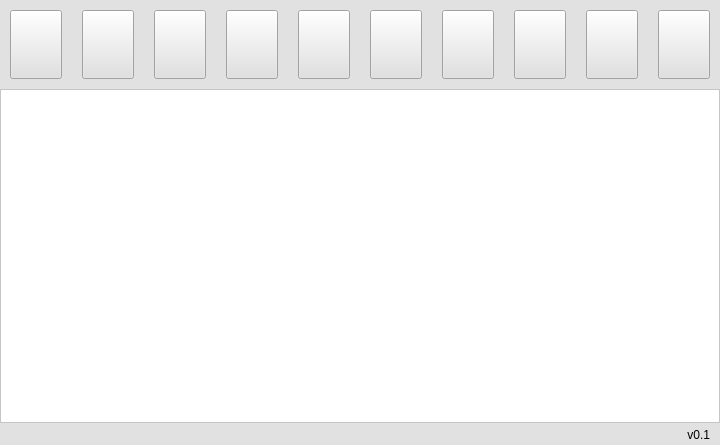
<?xml version="1.0" encoding="UTF-8"?>
<ui version="4.0">
 <class>MainWindow</class>
 <widget class="QMainWindow" name="MainWindow">
  <property name="enabled">
   <bool>true</bool>
  </property>
  <property name="geometry">
   <rect>
    <x>0</x>
    <y>0</y>
    <width>720</width>
    <height>445</height>
   </rect>
  </property>
  <property name="sizePolicy">
   <sizepolicy hsizetype="Preferred" vsizetype="Preferred">
    <horstretch>80</horstretch>
    <verstretch>230</verstretch>
   </sizepolicy>
  </property>
  <property name="minimumSize">
   <size>
    <width>0</width>
    <height>0</height>
   </size>
  </property>
  <property name="maximumSize">
   <size>
    <width>9999</width>
    <height>9999</height>
   </size>
  </property>
  <property name="font">
   <font>
    <pointsize>12</pointsize>
   </font>
  </property>
  <property name="contextMenuPolicy">
   <enum>Qt::NoContextMenu</enum>
  </property>
  <property name="windowTitle">
   <string>MainWindow</string>
  </property>
  <property name="styleSheet">
   <string notr="true">background-color: rgb(225, 225, 225);</string>
  </property>
  <widget class="QWidget" name="centralWidget">
   <property name="sizePolicy">
    <sizepolicy hsizetype="Preferred" vsizetype="Preferred">
     <horstretch>0</horstretch>
     <verstretch>0</verstretch>
    </sizepolicy>
   </property>
   <property name="styleSheet">
    <string notr="true"/>
   </property>
   <layout class="QGridLayout" name="gridLayout" rowstretch="20,75,5">
    <property name="leftMargin">
     <number>0</number>
    </property>
    <property name="topMargin">
     <number>0</number>
    </property>
    <property name="rightMargin">
     <number>0</number>
    </property>
    <property name="bottomMargin">
     <number>0</number>
    </property>
    <property name="spacing">
     <number>0</number>
    </property>
    <item row="0" column="0">
     <layout class="QHBoxLayout" name="Botoes">
      <property name="spacing">
       <number>0</number>
      </property>
      <property name="sizeConstraint">
       <enum>QLayout::SetDefaultConstraint</enum>
      </property>
      <property name="bottomMargin">
       <number>0</number>
      </property>
      <item>
       <widget class="QPushButton" name="Novo">
        <property name="sizePolicy">
         <sizepolicy hsizetype="Preferred" vsizetype="Preferred">
          <horstretch>0</horstretch>
          <verstretch>0</verstretch>
         </sizepolicy>
        </property>
        <property name="maximumSize">
         <size>
          <width>90</width>
          <height>90</height>
         </size>
        </property>
        <property name="toolTip">
         <string>&lt;html&gt;&lt;head/&gt;&lt;body&gt;&lt;p&gt;&lt;span style=&quot; color:#000000;&quot;&gt;(Ctrl+N) Nova tabela&lt;/span&gt;&lt;/p&gt;&lt;/body&gt;&lt;/html&gt;</string>
        </property>
        <property name="styleSheet">
         <string notr="true">QPushButton{
border-image: url(:/imgs/imgs/arquivo.png);
margin: 10px;
}</string>
        </property>
        <property name="text">
         <string/>
        </property>
       </widget>
      </item>
      <item>
       <widget class="QPushButton" name="Calendario">
        <property name="sizePolicy">
         <sizepolicy hsizetype="Preferred" vsizetype="Preferred">
          <horstretch>0</horstretch>
          <verstretch>0</verstretch>
         </sizepolicy>
        </property>
        <property name="maximumSize">
         <size>
          <width>90</width>
          <height>90</height>
         </size>
        </property>
        <property name="toolTip">
         <string>&lt;html&gt;&lt;head/&gt;&lt;body&gt;&lt;p&gt;&lt;span style=&quot; color:#000000;&quot;&gt;Calendário&lt;/span&gt;&lt;/p&gt;&lt;/body&gt;&lt;/html&gt;</string>
        </property>
        <property name="styleSheet">
         <string notr="true">QPushButton{
border-image: url(:/imgs/imgs/calendario.png);
margin: 10px;
}</string>
        </property>
        <property name="text">
         <string/>
        </property>
       </widget>
      </item>
      <item>
       <widget class="QPushButton" name="Salvar">
        <property name="sizePolicy">
         <sizepolicy hsizetype="Preferred" vsizetype="Preferred">
          <horstretch>0</horstretch>
          <verstretch>0</verstretch>
         </sizepolicy>
        </property>
        <property name="maximumSize">
         <size>
          <width>90</width>
          <height>90</height>
         </size>
        </property>
        <property name="toolTip">
         <string>&lt;html&gt;&lt;head/&gt;&lt;body&gt;&lt;p&gt;&lt;span style=&quot; color:#000000;&quot;&gt;(Ctrl+S) Salvar arquivo&lt;/span&gt;&lt;/p&gt;&lt;/body&gt;&lt;/html&gt;</string>
        </property>
        <property name="styleSheet">
         <string notr="true">QPushButton{
border-image: url(:/imgs/imgs/salvar.png);
margin: 10px;
}</string>
        </property>
        <property name="text">
         <string/>
        </property>
       </widget>
      </item>
      <item>
       <widget class="QPushButton" name="Carregar">
        <property name="sizePolicy">
         <sizepolicy hsizetype="Preferred" vsizetype="Preferred">
          <horstretch>0</horstretch>
          <verstretch>0</verstretch>
         </sizepolicy>
        </property>
        <property name="maximumSize">
         <size>
          <width>90</width>
          <height>90</height>
         </size>
        </property>
        <property name="toolTip">
         <string>&lt;html&gt;&lt;head/&gt;&lt;body&gt;&lt;p&gt;&lt;span style=&quot; color:#000000;&quot;&gt;Carregar arquivo&lt;/span&gt;&lt;/p&gt;&lt;/body&gt;&lt;/html&gt;</string>
        </property>
        <property name="styleSheet">
         <string notr="true">QPushButton{
border-image: url(:/imgs/imgs/abrir.png);
margin: 10px;
}</string>
        </property>
        <property name="text">
         <string/>
        </property>
       </widget>
      </item>
      <item>
       <widget class="QPushButton" name="Adicionar">
        <property name="enabled">
         <bool>true</bool>
        </property>
        <property name="sizePolicy">
         <sizepolicy hsizetype="Preferred" vsizetype="Preferred">
          <horstretch>0</horstretch>
          <verstretch>0</verstretch>
         </sizepolicy>
        </property>
        <property name="maximumSize">
         <size>
          <width>90</width>
          <height>90</height>
         </size>
        </property>
        <property name="mouseTracking">
         <bool>false</bool>
        </property>
        <property name="toolTip">
         <string>&lt;html&gt;&lt;head/&gt;&lt;body&gt;&lt;p&gt;&lt;span style=&quot; color:#000000;&quot;&gt;(Ctrl+=) Adicionar envelope&lt;/span&gt;&lt;/p&gt;&lt;/body&gt;&lt;/html&gt;</string>
        </property>
        <property name="styleSheet">
         <string notr="true">QPushButton{
border-image: url(:/imgs/imgs/adicionarenv.png);
margin: 10px;
}</string>
        </property>
        <property name="text">
         <string/>
        </property>
       </widget>
      </item>
      <item>
       <widget class="QPushButton" name="Editar">
        <property name="sizePolicy">
         <sizepolicy hsizetype="Preferred" vsizetype="Preferred">
          <horstretch>0</horstretch>
          <verstretch>0</verstretch>
         </sizepolicy>
        </property>
        <property name="maximumSize">
         <size>
          <width>90</width>
          <height>90</height>
         </size>
        </property>
        <property name="mouseTracking">
         <bool>false</bool>
        </property>
        <property name="toolTip">
         <string>&lt;html&gt;&lt;head/&gt;&lt;body&gt;&lt;p&gt;&lt;span style=&quot; color:#000000;&quot;&gt;Editar envelopes&lt;/span&gt;&lt;/p&gt;&lt;/body&gt;&lt;/html&gt;</string>
        </property>
        <property name="styleSheet">
         <string notr="true">QPushButton:checked{
border-image: url(:/imgs/imgs/editarenv2.png);
margin: 10px;
}

QPushButton{
border-image: url(:/imgs/imgs/editarenv.png);
margin: 10px;
}</string>
        </property>
        <property name="text">
         <string/>
        </property>
       </widget>
      </item>
      <item>
       <widget class="QPushButton" name="Remover">
        <property name="sizePolicy">
         <sizepolicy hsizetype="Preferred" vsizetype="Preferred">
          <horstretch>0</horstretch>
          <verstretch>0</verstretch>
         </sizepolicy>
        </property>
        <property name="maximumSize">
         <size>
          <width>90</width>
          <height>90</height>
         </size>
        </property>
        <property name="mouseTracking">
         <bool>false</bool>
        </property>
        <property name="toolTip">
         <string>&lt;html&gt;&lt;head/&gt;&lt;body&gt;&lt;p&gt;&lt;span style=&quot; color:#000000;&quot;&gt;(Delete) - Apagar envelope&lt;/span&gt;&lt;/p&gt;&lt;/body&gt;&lt;/html&gt;</string>
        </property>
        <property name="styleSheet">
         <string notr="true">QPushButton{
border-image: url(:/imgs/imgs/removerenv.png);
margin: 10px;
}</string>
        </property>
        <property name="text">
         <string/>
        </property>
       </widget>
      </item>
      <item>
       <widget class="QPushButton" name="Exportar">
        <property name="sizePolicy">
         <sizepolicy hsizetype="Preferred" vsizetype="Preferred">
          <horstretch>0</horstretch>
          <verstretch>0</verstretch>
         </sizepolicy>
        </property>
        <property name="maximumSize">
         <size>
          <width>90</width>
          <height>90</height>
         </size>
        </property>
        <property name="mouseTracking">
         <bool>false</bool>
        </property>
        <property name="toolTip">
         <string>&lt;html&gt;&lt;head/&gt;&lt;body&gt;&lt;p&gt;&lt;span style=&quot; color:#000000;&quot;&gt;(CTRL+P) Exportar arquivo&lt;/span&gt;&lt;/p&gt;&lt;/body&gt;&lt;/html&gt;</string>
        </property>
        <property name="styleSheet">
         <string notr="true">QPushButton{
border-image: url(:/imgs/imgs/imprimir.png);
margin: 10px;
}</string>
        </property>
        <property name="text">
         <string/>
        </property>
       </widget>
      </item>
      <item>
       <widget class="QPushButton" name="Preferencias">
        <property name="sizePolicy">
         <sizepolicy hsizetype="Preferred" vsizetype="Preferred">
          <horstretch>0</horstretch>
          <verstretch>0</verstretch>
         </sizepolicy>
        </property>
        <property name="maximumSize">
         <size>
          <width>90</width>
          <height>90</height>
         </size>
        </property>
        <property name="mouseTracking">
         <bool>false</bool>
        </property>
        <property name="toolTip">
         <string>&lt;html&gt;&lt;head/&gt;&lt;body&gt;&lt;p&gt;&lt;span style=&quot; color:#000000;&quot;&gt;Preferências&lt;/span&gt;&lt;/p&gt;&lt;/body&gt;&lt;/html&gt;</string>
        </property>
        <property name="styleSheet">
         <string notr="true">QPushButton{
border-image: url(:/imgs/imgs/configuracoes.png);
margin: 10px;
}</string>
        </property>
        <property name="text">
         <string/>
        </property>
       </widget>
      </item>
      <item>
       <widget class="QPushButton" name="Sair">
        <property name="sizePolicy">
         <sizepolicy hsizetype="Preferred" vsizetype="Preferred">
          <horstretch>0</horstretch>
          <verstretch>0</verstretch>
         </sizepolicy>
        </property>
        <property name="maximumSize">
         <size>
          <width>90</width>
          <height>90</height>
         </size>
        </property>
        <property name="mouseTracking">
         <bool>false</bool>
        </property>
        <property name="toolTip">
         <string>&lt;html&gt;&lt;head/&gt;&lt;body&gt;&lt;p&gt;&lt;span style=&quot; color:#000000;&quot;&gt;(Alt+F4) Sair&lt;/span&gt;&lt;/p&gt;&lt;/body&gt;&lt;/html&gt;</string>
        </property>
        <property name="styleSheet">
         <string notr="true">QPushButton{
border-image: url(:/imgs/imgs/sair.png);
margin: 10px;
}</string>
        </property>
        <property name="text">
         <string/>
        </property>
       </widget>
      </item>
     </layout>
    </item>
    <item row="1" column="0">
     <widget class="QTableWidget" name="Tabela">
      <property name="sizePolicy">
       <sizepolicy hsizetype="Expanding" vsizetype="Expanding">
        <horstretch>0</horstretch>
        <verstretch>0</verstretch>
       </sizepolicy>
      </property>
      <property name="font">
       <font>
        <family>Calibri</family>
        <pointsize>10</pointsize>
       </font>
      </property>
      <property name="styleSheet">
       <string notr="true">background-color: rgb(255, 255, 255);</string>
      </property>
      <property name="horizontalScrollBarPolicy">
       <enum>Qt::ScrollBarAsNeeded</enum>
      </property>
      <property name="sizeAdjustPolicy">
       <enum>QAbstractScrollArea::AdjustIgnored</enum>
      </property>
      <property name="columnCount">
       <number>0</number>
      </property>
      <attribute name="horizontalHeaderCascadingSectionResizes">
       <bool>false</bool>
      </attribute>
      <attribute name="horizontalHeaderMinimumSectionSize">
       <number>10</number>
      </attribute>
      <attribute name="horizontalHeaderStretchLastSection">
       <bool>true</bool>
      </attribute>
     </widget>
    </item>
    <item row="2" column="0">
     <layout class="QHBoxLayout" name="Informacoes">
      <property name="sizeConstraint">
       <enum>QLayout::SetNoConstraint</enum>
      </property>
      <property name="leftMargin">
       <number>10</number>
      </property>
      <property name="topMargin">
       <number>5</number>
      </property>
      <property name="rightMargin">
       <number>10</number>
      </property>
      <property name="bottomMargin">
       <number>3</number>
      </property>
      <item>
       <widget class="QLabel" name="Hora">
        <property name="font">
         <font>
          <pointsize>9</pointsize>
         </font>
        </property>
        <property name="styleSheet">
         <string notr="true">color: rgb(0, 0, 0);</string>
        </property>
        <property name="text">
         <string/>
        </property>
       </widget>
      </item>
      <item>
       <widget class="QLabel" name="Versao">
        <property name="font">
         <font>
          <pointsize>9</pointsize>
         </font>
        </property>
        <property name="styleSheet">
         <string notr="true">color: rgb(0, 0, 0);</string>
        </property>
        <property name="text">
         <string>v0.1</string>
        </property>
        <property name="alignment">
         <set>Qt::AlignRight|Qt::AlignTrailing|Qt::AlignVCenter</set>
        </property>
       </widget>
      </item>
     </layout>
    </item>
   </layout>
  </widget>
 </widget>
 <layoutdefault spacing="6" margin="11"/>
 <resources/>
 <connections/>
</ui>
